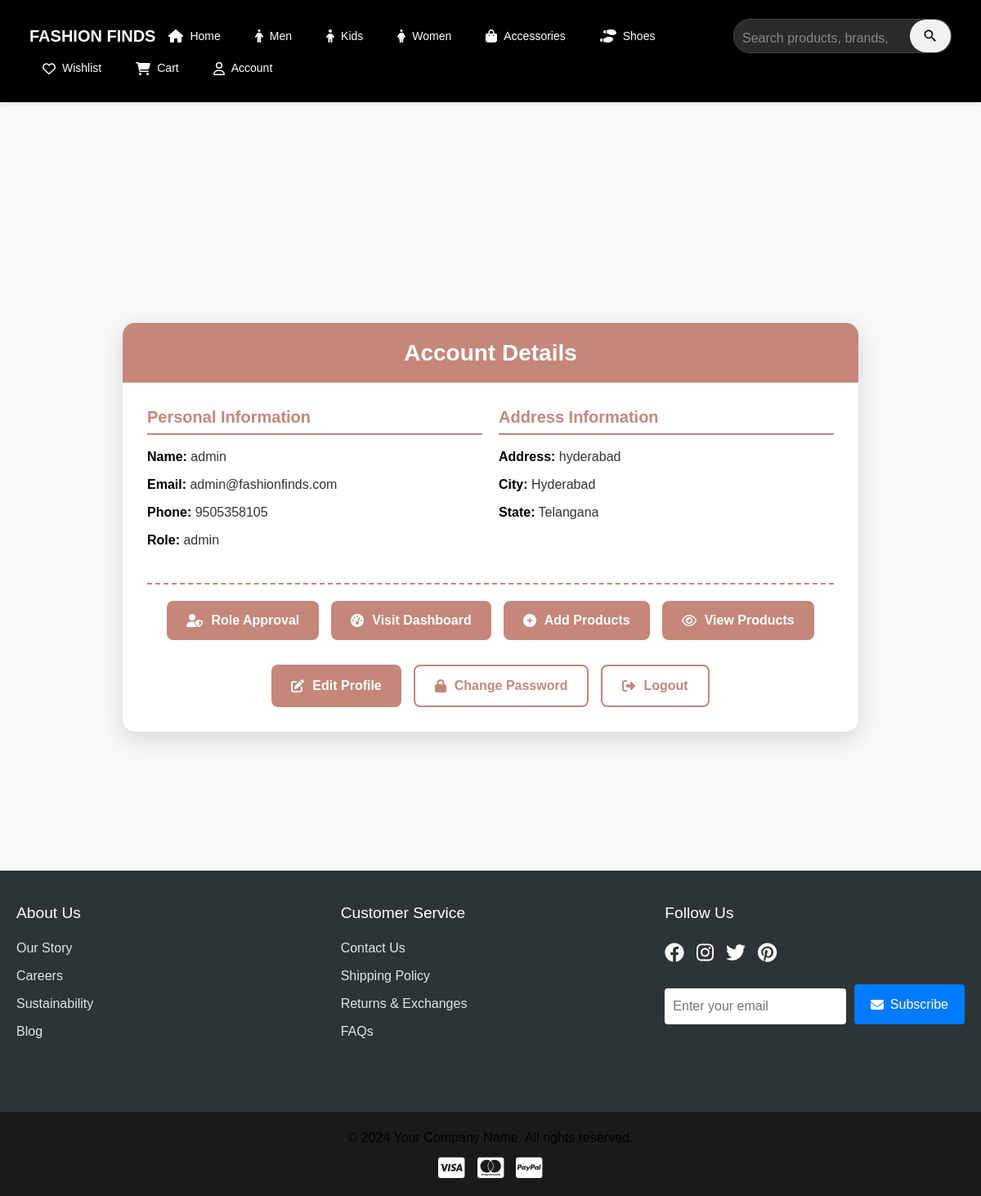
Before: /auth/account (signed in) with the older database file.
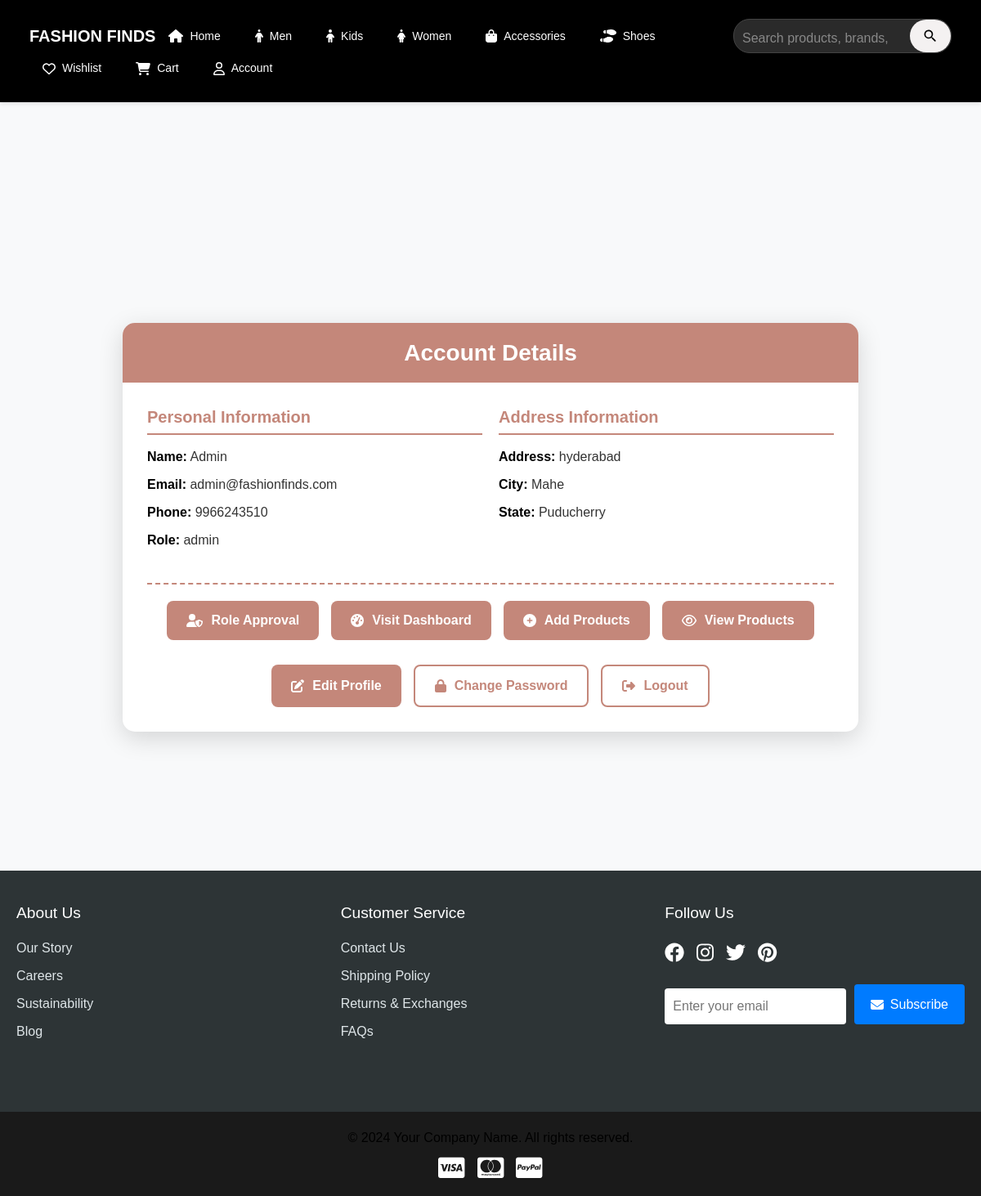
After: the same page with the newer database file.
### app/models.py (models this page shows, shortened)
class User(db.Model, UserMixin):
    __tablename__ = 'users'
    id = db.Column(db.Integer, primary_key=True)
    name = db.Column(db.String(100), nullable=False)
    phone = db.Column(db.String(15), nullable=False)
    email = db.Column(db.String(100), unique=True, nullable=False)
    password = db.Column(db.String(255), nullable=False)
    address = db.Column(db.Text, nullable=False)
    state = db.Column(db.String(50), nullable=False)
    city = db.Column(db.String(50), nullable=False)
    pincode = db.Column(db.String(10), nullable=False)
    reset_token = db.Column(db.String(255), nullable=True)
    reset_token_expiry = db.Column(db.DateTime, nullable=True)
    approved = db.Column(db.Boolean, default=False)
    role = db.Column(db.String(10), nullable=False)

### app/auth.py (the view)
@auth_bp.route("/account")
@login_required
def account():
    return render_template("account.html", user=current_user)

### app/templates/account.html (shortened to what this page needs)
{% extends 'base.html' %}
{% block content %}
<div class="account-container">
    <div class="account-card">
        <div class="account-header">
            <h3>Account Details</h3>
        </div>
        <div class="account-body">
            <div class="account-row">
                <div class="account-column">
                    <h5 class="account-subtitle">Personal Information</h5>
                    <div class="account-details">
                        <p><strong>Name:</strong> {{ current_user.name }}</p>
                        <p><strong>Email:</strong> {{ current_user.email }}</p>
                        <p><strong>Phone:</strong> {{ current_user.phone }}</p>
                        <p><strong>Role:</strong> {{ current_user.role }}</p>
                    </div>
                </div>
                <div class="account-column">
                    <h5 class="account-subtitle">Address Information</h5>
                    <div class="account-details">
                        <p><strong>Address:</strong> {{ current_user.address }}</p>
                        <p><strong>City:</strong> {{ current_user.city }}</p>
                        <p><strong>State:</strong> {{ current_user.state }}</p>
                    </div>
                </div>
            </div>
            {% if current_user.role == 'admin' %}
            <div class="account-actions admin-actions">
                <a href="{{ url_for('admin.role_approval') }}" class="account-button account-button-admin">
                    <i class="fas fa-user-shield"></i> Role Approval
                </a>
                <a href="{{ url_for('admin.visualisation') }}" class="account-button account-button-admin">
                    <i class="fas fa-tachometer-alt"></i> Visit Dashboard
                </a>
                <a href="{{ url_for('admin.add_products') }}" class="account-button account-button-admin">
                    <i class="fas fa-plus-circle"></i> Add Products
                </a>
                <a href="{{ url_for('admin.view_products')}}" class="account-button account-button-admin">
                    <i class="far fa-eye"></i> View Products
                </a>
            </div>
            {% endif %}
            <div class="account-actions">
                <a href="{{ url_for('auth.update_profile') }}" class="account-button account-button-primary">
                    <i class="fas fa-edit"></i> Edit Profile
                </a>
                <a href="{{ url_for('auth.update_password') }}" class="account-button account-button-outline">
                    <i class="fas fa-lock"></i> Change Password
                </a>
                <a href="{{ url_for('auth.logout') }}" class="account-button account-button-danger">
                    <i class="fas fa-sign-out-alt"></i> Logout
                </a>
            </div>
        </div>
    </div>
</div>
{% endblock %}

Changed rows visible on the page:
changed User "admin@fashionfinds.com": name "admin" → "Admin"; phone "9505358105" → "9966243510"; city "Hyderabad" → "Mahe"; state "Telangana" → "Puducherry"
